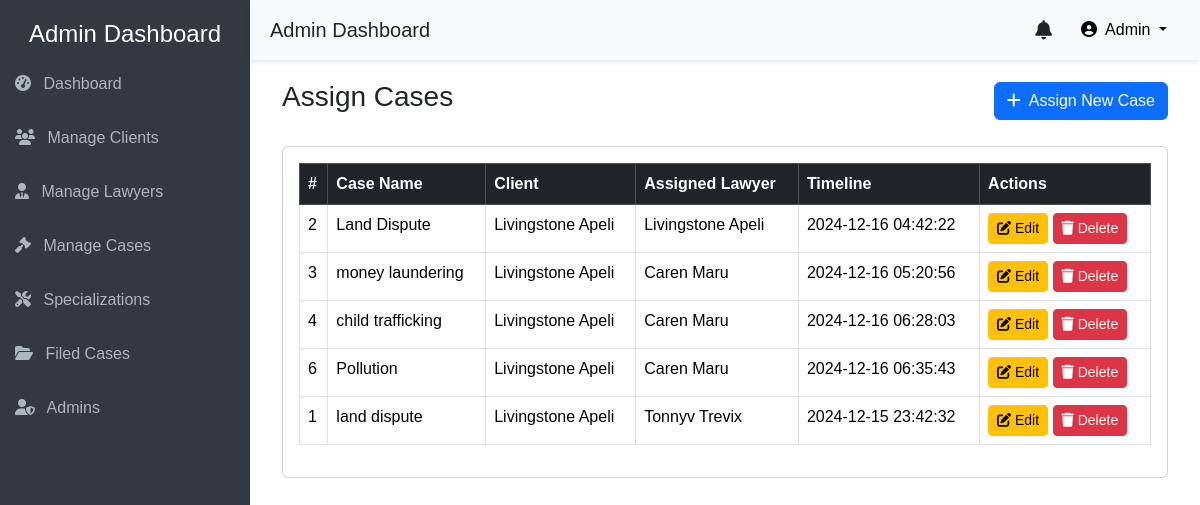
The page /admin/cases.php on the database its author committed.
### tables this page shows
CREATE TABLE `cases` (
  `id` int(11) NOT NULL,
  `case_title` varchar(255) NOT NULL,
  `case_details` text NOT NULL,
  `specialization_id` int(11) NOT NULL,
  `contact_info` varchar(255) NOT NULL,
  `user_id` int(11) NOT NULL,
  `created_at` timestamp NOT NULL DEFAULT current_timestamp(),
  `status` enum('Under Review','Approved','Declined') NOT NULL DEFAULT 'Under Review'
);

CREATE TABLE `clients` (
  `id` int(11) NOT NULL,
  `full_name` varchar(150) NOT NULL,
  `email` varchar(100) NOT NULL,
  `phone` varchar(15) NOT NULL,
  `id_number` varchar(20) NOT NULL,
  `password` varchar(255) NOT NULL,
  `created_at` timestamp NOT NULL DEFAULT current_timestamp(),
  `updated_at` timestamp NOT NULL DEFAULT current_timestamp() ON UPDATE current_timestamp()
);

CREATE TABLE `lawyers` (
  `id` int(11) NOT NULL,
  `name` varchar(150) NOT NULL,
  `email` varchar(100) NOT NULL,
  `phone` varchar(15) NOT NULL,
  `specialization_id` int(11) NOT NULL,
  `status` enum('active','inactive','pending') NOT NULL,
  `created_at` timestamp NOT NULL DEFAULT current_timestamp(),
  `updated_at` timestamp NOT NULL DEFAULT current_timestamp() ON UPDATE current_timestamp(),
  `password` varchar(255) NOT NULL
);

### admin/cases.php (the view, shortened to what this page needs)
<?php
include '../includes/db_connect.php';
$cases_query = "SELECT cases.id, cases.case_title, clients.full_name AS client_name, lawyers.name AS lawyer_name,
                       cases.created_at AS timeline, cases.status
                FROM cases
                JOIN clients ON cases.user_id = clients.id
                JOIN lawyers ON cases.specialization_id = lawyers.id";
$result = $conn->query($cases_query);
?>
<!DOCTYPE html>
<html lang="en">
<head>
    <link href="https://cdn.jsdelivr.net/npm/bootstrap@5.3.2/dist/css/bootstrap.min.css" rel="stylesheet">
    <link rel="stylesheet" href="https://cdnjs.cloudflare.com/ajax/libs/font-awesome/6.4.0/css/all.min.css">
    <link rel="stylesheet" href="../css/common_dashboard.css">
</head>
<body>
    <?php include('includes/side-nav.php'); ?>
    <?php include('includes/header.php'); ?>
    <div class="main-content">
        <div class="container-fluid">
            <div class="d-flex justify-content-between align-items-center mb-4">
                <h3>Assign Cases</h3>
                <button class="btn btn-primary" data-bs-toggle="modal" data-bs-target="#assignCaseModal">
                    <i class="fa fa-plus me-2"></i>Assign New Case
                </button>
            </div>
            <div class="card">
                <div class="card-body">
                    <table class="table table-bordered table-hover">
                        <thead class="table-dark">
                            <tr>
                                <th>#</th>
                                <th>Case Name</th>
                                <th>Client</th>
                                <th>Assigned Lawyer</th>
                                <th>Timeline</th>
                                <th>Actions</th>
                            </tr>
                        </thead>
                        <tbody>
                            <?php
                            if ($result->num_rows > 0) {
                                while ($row = $result->fetch_assoc()) {
                                    echo "<tr>
                                        <td>{$row['id']}</td>
                                        <td>{$row['case_title']}</td>
                                        <td>{$row['client_name']}</td>
                                        <td>{$row['lawyer_name']}</td>
                                        <td>{$row['timeline']}</td>
                                        <td>
                                            <button class='btn btn-sm btn-warning'><i class='fa fa-edit'></i> Edit</button>
                                            <button class='btn btn-sm btn-danger'><i class='fa fa-trash'></i> Delete</button>
                                        </td>
                                    </tr>";
                                }
                            } else {
                                echo "<tr><td colspan='6'>No cases found</td></tr>";
                            }
                            ?>
                        </tbody>
                    </table>
                </div>
            </div>
        </div>
    </div>
</body>
</html>

### admin/includes/side-nav.php
<div class="sidebar">
    <h4 class="text-center">Admin Dashboard</h4>
    <a href="admin_dshbrd.php"><i class="fa fa-tachometer-alt me-2"></i> Dashboard</a>
    <a href="manage_clients.php"><i class="fa fa-users me-2"></i> Manage Clients</a>
    <a href="manage_lawyers.php"><i class="fa fa-user-tie me-2"></i> Manage Lawyers</a>
    <a href="cases.php"><i class="fa fa-gavel me-2"></i> Manage Cases</a>
    <a href="specializations.php"><i class="fa fa-tools me-2"></i> Specializations</a>
    <a href="filed_cases.php"><i class="fa fa-folder-open me-2"></i> Filed Cases</a>
    <a href="admins.php"><i class="fa fa-user-shield me-2"></i> Admins</a>
</div>

### admin/includes/header.php (shortened to what this page needs)
<div class="header">
    <h5 class="mb-0">Admin Dashboard</h5>
    <div class="d-flex align-items-center">
        <i class="fa fa-bell me-3" style="font-size: 1.2rem; cursor: pointer;"></i>
        <div class="dropdown">
            <a class="btn btn-light dropdown-toggle" href="#" role="button" data-bs-toggle="dropdown">
                <i class="fa fa-user-circle me-2"></i>Admin
            </a>
        </div>
    </div>
</div>

### css/common_dashboard.css (style rules this page uses)
body { font-family: Arial, sans-serif; }
.sidebar { width: 250px; height: 100vh; position: fixed; top: 0; left: 0; background-color: #343a40; color: #fff; overflow-y: auto; padding-top: 20px; }
.sidebar a { color: #adb5bd; text-decoration: none; padding: 15px; display: block; transition: 0.3s; }
.header { background-color: #f8f9fa; height: 60px; padding: 0 20px; display: flex; align-items: center; justify-content: space-between; position: fixed; top: 0; left: 250px; right: 0; z-index: 1000; box-shadow: 0px 2px 5px rgba(0, 0, 0, 0.1); }
.main-content { margin-left: 250px; padding: 80px 20px 20px; }

### rows shown on the page
cases: id "2", case_title "Land Dispute", user.full_name "Livingstone Apeli", lawyers.name "Livingstone Apeli", created_at "2024-12-16 04:42:22"
cases: id "3", case_title "money laundering", user.full_name "Livingstone Apeli", lawyers.name "Caren Maru", created_at "2024-12-16 05:20:56"
cases: id "4", case_title "child trafficking", user.full_name "Livingstone Apeli", lawyers.name "Caren Maru", created_at "2024-12-16 06:28:03"
cases: id "6", case_title "Pollution", user.full_name "Livingstone Apeli", lawyers.name "Caren Maru", created_at "2024-12-16 06:35:43"
cases: id "1", case_title "land dispute", user.full_name "Livingstone Apeli", lawyers.name "Tonnyv Trevix", created_at "2024-12-15 23:42:32"
